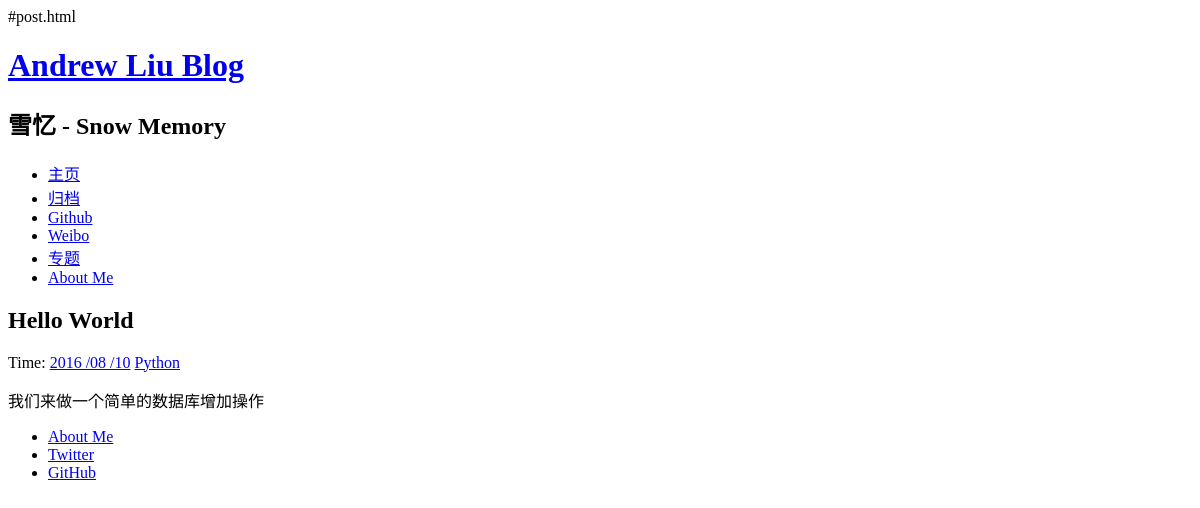
/1/, run on the app's committed database.
### article/models.py (models this page shows, shortened)
class Article(models.Model) :
    title = models.CharField(max_length = 100)  #博客题目
    category = models.CharField(max_length = 50, blank = True)  #博客标签
    date_time = models.DateTimeField(auto_now_add = True)  #博客日期
    content = models.TextField(blank = True, null = True)  #博客文章正文
    class Meta:  #按时间下降排序
        ordering = ['-date_time']

### article/views.py (the view)
# urls.py: url(r'^(?P<id>\d+)/$', views.detail, name='detail'),
def detail(request, id):
        try:
                post = Article.objects.get(id=str(id))
        except Article.DoesNotExist:
                raise Http404
        return render(request, 'post.html',{'post' : post})

### article/templatetags/custom_markdown.py (called while the page is built)
@register.filter(is_safe=True)  #注册template filter
@stringfilter  #希望字符串作为参数
def custom_markdown(value):
        return mark_safe(markdown.markdown(value,extensions = ['markdown.extensions.fenced_code', 'markdown.extensions.codehilite'],safe_mode=True,enable_attributes=False))

### templates/post.html (shortened to what this page needs)
{% extends "base.html" %}
{% load custom_markdown %}
{% block content %}
<div class="posts">
        <section class="post">
            <header class="post-header">
                <h2 class="post-title">{{ post.title }}</h2>
                    <p class="post-meta">
                        Time:  <a class="post-author" href="#">{{ post.date_time|date:"Y /m /d"}}</a> <a class="post-category post-category-js" href="#">{{ post.category }}</a>
                    </p>
            </header>
                <div class="post-description">
                    <p>
                        {{ post.content|custom_markdown }}
                    </p>
                </div>
        </section>
</div>
{% endblock %}

### data on the page
Article: title "Hello World", date_time "2016 /08 /10", category "Python", content|custom_markdown "我们来做一个简单的数据库增加操作"
